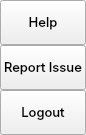
               <widget class="QFrame" name="extraRightBox">
                <property name="minimumSize">
                 <size>
                  <width>0</width>
                  <height>0</height>
                 </size>
                </property>
                <property name="maximumSize">
                 <size>
                  <width>0</width>
                  <height>16777215</height>
                 </size>
                </property>
                <property name="frameShape">
                 <enum>QFrame::NoFrame</enum>
                </property>
                <property name="frameShadow">
                 <enum>QFrame::Raised</enum>
                </property>
                <layout class="QVBoxLayout" name="verticalLayout_7">
                 <property name="spacing">
                  <number>0</number>
                 </property>
                 <property name="leftMargin">
                  <number>0</number>
                 </property>
                 <property name="topMargin">
                  <number>0</number>
                 </property>
                 <property name="rightMargin">
                  <number>0</number>
                 </property>
                 <property name="bottomMargin">
                  <number>0</number>
                 </property>
                 <item>
                  <widget class="QFrame" name="themeSettingsTopDetail">
                   <property name="maximumSize">
                    <size>
                     <width>16777215</width>
                     <height>3</height>
                    </size>
                   </property>
                   <property name="frameShape">
                    <enum>QFrame::NoFrame</enum>
                   </property>
                   <property name="frameShadow">
                    <enum>QFrame::Raised</enum>
                   </property>
                  </widget>
                 </item>
                 <item>
                  <widget class="QFrame" name="contentSettings">
                   <property name="frameShape">
                    <enum>QFrame::NoFrame</enum>
                   </property>
                   <property name="frameShadow">
                    <enum>QFrame::Raised</enum>
                   </property>
                   <layout class="QVBoxLayout" name="verticalLayout_13">
                    <property name="spacing">
                     <number>0</number>
                    </property>
                    <property name="leftMargin">
                     <number>0</number>
                    </property>
                    <property name="topMargin">
                     <number>0</number>
                    </property>
                    <property name="rightMargin">
                     <number>0</number>
                    </property>
                    <property name="bottomMargin">
                     <number>0</number>
                    </property>
                    <item alignment="Qt::AlignTop">
                     <widget class="QFrame" name="topMenus">
                      <property name="frameShape">
                       <enum>QFrame::NoFrame</enum>
                      </property>
                      <property name="frameShadow">
                       <enum>QFrame::Raised</enum>
                      </property>
                      <layout class="QVBoxLayout" name="verticalLayout_14">
                       <property name="spacing">
                        <number>0</number>
                       </property>
                       <property name="leftMargin">
                        <number>0</number>
                       </property>
                       <property name="topMargin">
                        <number>0</number>
                       </property>
                       <property name="rightMargin">
                        <number>0</number>
                       </property>
                       <property name="bottomMargin">
                        <number>0</number>
                       </property>
                       <item>
                        <widget class="QPushButton" name="btn_help">
                         <property name="sizePolicy">
                          <sizepolicy hsizetype="Expanding" vsizetype="Fixed">
                           <horstretch>0</horstretch>
                           <verstretch>0</verstretch>
                          </sizepolicy>
                         </property>
                         <property name="minimumSize">
                          <size>
                           <width>0</width>
                           <height>45</height>
                          </size>
                         </property>
                         <property name="font">
                          <font>
                           <family>Inter Medium</family>
                           <pointsize>10</pointsize>
                           <italic>false</italic>
                           <bold>false</bold>
                          </font>
                         </property>
                         <property name="cursor">
                          <cursorShape>PointingHandCursor</cursorShape>
                         </property>
                         <property name="layoutDirection">
                          <enum>Qt::LeftToRight</enum>
                         </property>
                         <property name="styleSheet">
                          <string notr="true"/>
                         </property>
                         <property name="text">
                          <string>Help</string>
                         </property>
                        </widget>
                       </item>
                       <item>
                        <widget class="QPushButton" name="btn_report">
                         <property name="sizePolicy">
                          <sizepolicy hsizetype="Expanding" vsizetype="Fixed">
                           <horstretch>0</horstretch>
                           <verstretch>0</verstretch>
                          </sizepolicy>
                         </property>
                         <property name="minimumSize">
                          <size>
                           <width>0</width>
                           <height>45</height>
                          </size>
                         </property>
                         <property name="font">
                          <font>
                           <family>Inter Medium</family>
                           <pointsize>10</pointsize>
                           <italic>false</italic>
                           <bold>false</bold>
                          </font>
                         </property>
                         <property name="cursor">
                          <cursorShape>PointingHandCursor</cursorShape>
                         </property>
                         <property name="layoutDirection">
                          <enum>Qt::LeftToRight</enum>
                         </property>
                         <property name="styleSheet">
                          <string notr="true"/>
                         </property>
                         <property name="text">
                          <string>Report Issue</string>
                         </property>
                        </widget>
                       </item>
                       <item>
                        <widget class="QPushButton" name="btn_logout">
                         <property name="sizePolicy">
                          <sizepolicy hsizetype="Expanding" vsizetype="Fixed">
                           <horstretch>0</horstretch>
                           <verstretch>0</verstretch>
                          </sizepolicy>
                         </property>
                         <property name="minimumSize">
                          <size>
                           <width>0</width>
                           <height>45</height>
                          </size>
                         </property>
                         <property name="font">
                          <font>
                           <family>Inter Medium</family>
                           <pointsize>10</pointsize>
                           <italic>false</italic>
                           <bold>false</bold>
                          </font>
                         </property>
                         <property name="cursor">
                          <cursorShape>PointingHandCursor</cursorShape>
                         </property>
                         <property name="layoutDirection">
                          <enum>Qt::LeftToRight</enum>
                         </property>
                         <property name="styleSheet">
                          <string notr="true"/>
                         </property>
                         <property name="text">
                          <string>Logout</string>
                         </property>
                        </widget>
                       </item>
                      </layout>
                     </widget>
                    </item>
                   </layout>
                  </widget>
                 </item>
                </layout>
               </widget>
